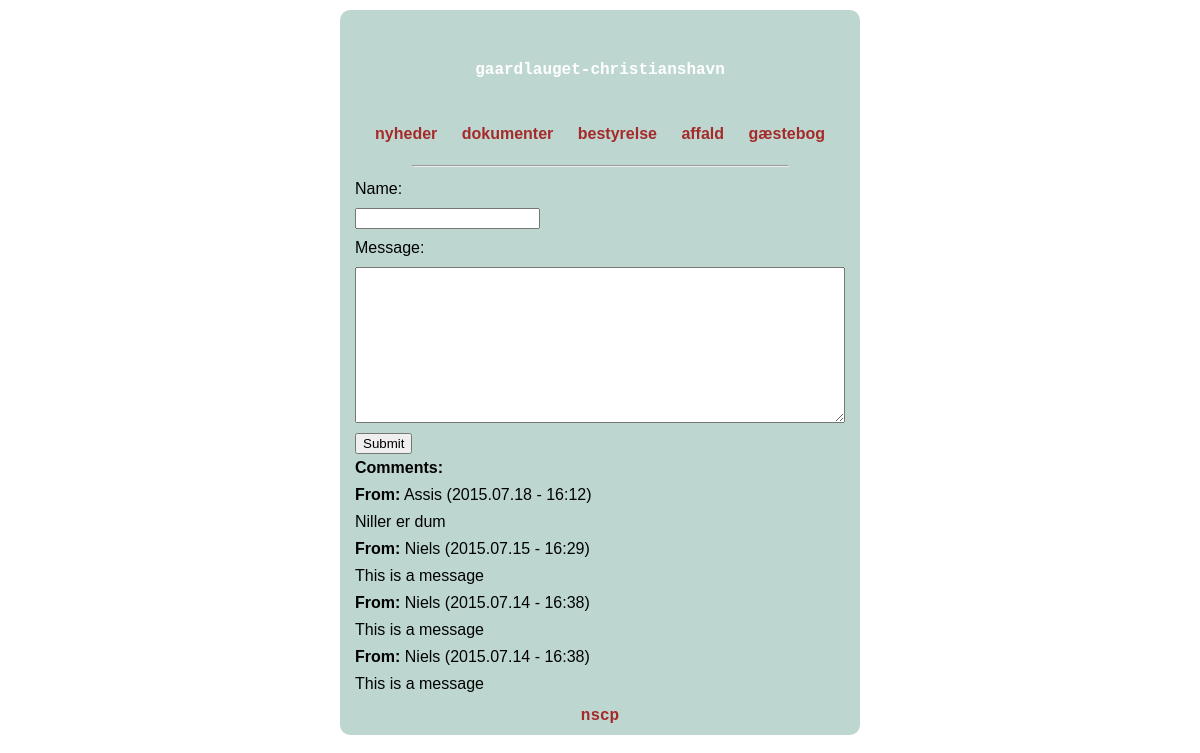
Page /guestbook/ on the committed database.
### guestbook/models.py (models this page shows)
class Message(models.Model):
    name = models.CharField(max_length=100)
    message = models.TextField()
    posted = models.DateTimeField(auto_now_add=True)
    class Meta:
        ordering = ['-posted']

### guestbook/views.py (the view)
# urls.py: url(r'^guestbook/', include('guestbook.urls')),
def guestbook(request):
    messages = Message.objects.all()
    form = MessageForm(request.POST or None)
    if form.is_valid():
        data = form.cleaned_data
        msg = Message.objects.create(name=data['name'], message=data['message'])
        msg.save()
        return HttpResponseRedirect('')
    context = {'form':form, 'messages':messages}
    return render(request, 'guestbook.html', context)

### guestbook/forms.py
class MessageForm(forms.Form):
    name = forms.CharField(widget=forms.TextInput())
    message = forms.CharField(widget=forms.Textarea())

### templates/guestbook.html (shortened to what this page needs)
{% extends "base_site.html" %}
{% block body %}
<form action="" method="POST">
    <div class="form_cell">
        <label>Name: </label>
    </div>
    <div class="form_cell">
        {{ form.name }}
    </div>
    <div class="form_cell">
        <label>Message: </label>
    </div>
    <div class="form_cell">
        {{ form.message }}
    </div>
    <div class="form_cell">
        <input type="submit" value="Submit" />
    </div>
</form>
{% if messages %}
<p><strong>Comments:</strong></p>
{% for message in messages %}
<p><strong>From:</strong> {{ message.name }} ({{ message.posted|date:"Y.m.d - G:i" }})</p>
<p>{{ message.message }}</p>
{% endfor %}
{% endif %}
{% endblock %}

### static/style2.css (style rules this page uses)
body { background-color: white; font-family: Helvetica, sans-serif; margin: 10px 10px 10px 10px; padding: 0px; }
div.form_cell { margin: 5px; width: 100%; float: left; }
#id_message { width: 98%; }
p { margin: 9px 5px 5px 5px; }

### rows in the picture
Message: name "Assis", posted "2015.07.18 - 16:12", message "Niller er dum"
Message: name "Niels", posted "2015.07.15 - 16:29", message "This is a message"
Message: name "Niels", posted "2015.07.14 - 16:38", message "This is a message"
Message: name "Niels", posted "2015.07.14 - 16:38", message "This is a message"
